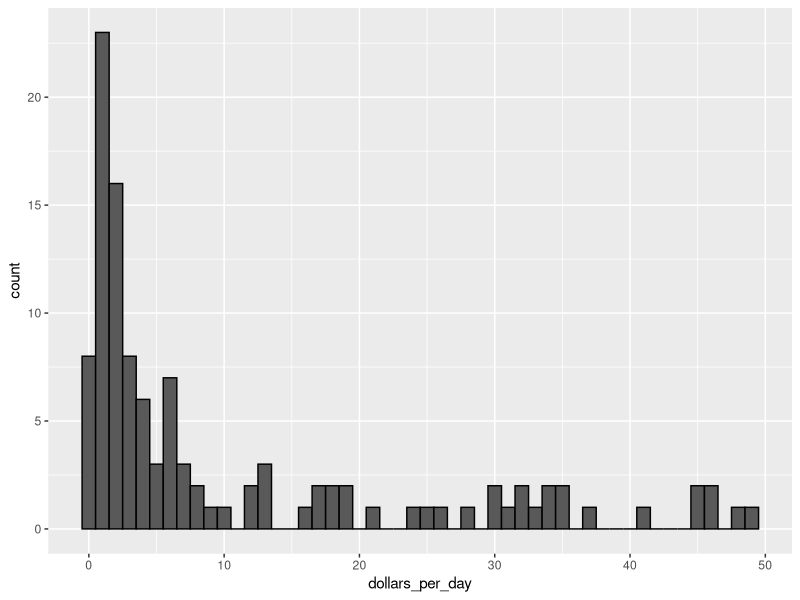
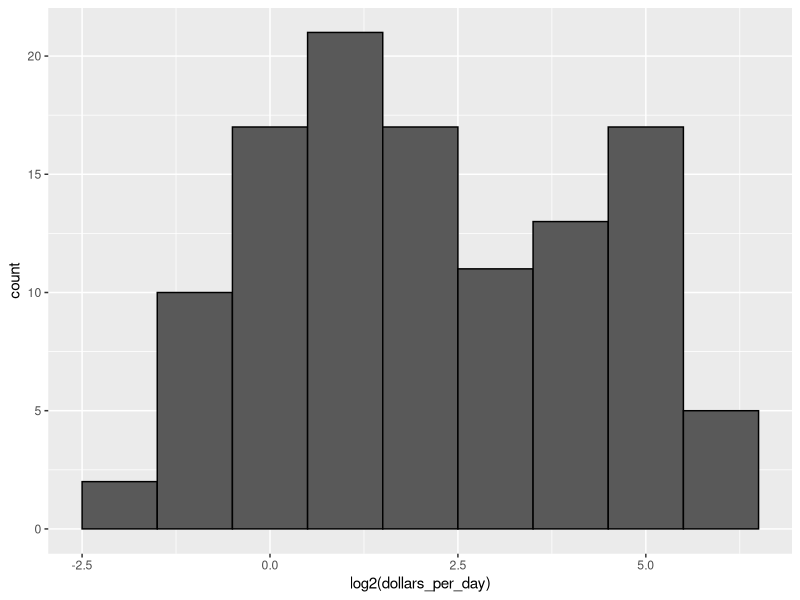
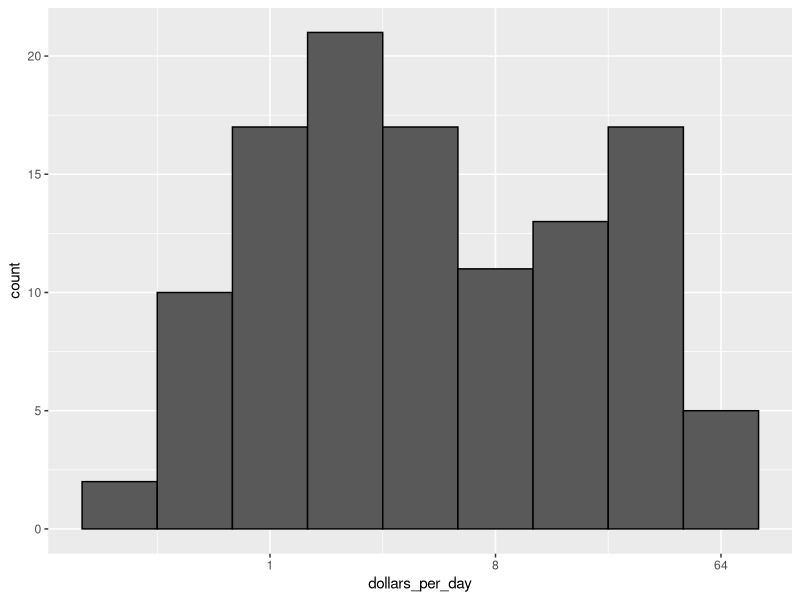

Write the R code that produced these figures, in order.
library(tidyverse)
library(dslabs)

data("gapminder")

#transformations

gapminder <- gapminder%>% 
  mutate(dollars_per_day = gdp/population/365)

past_year <- 1970
p <- gapminder %>% 
  filter(year == past_year & !is.na(gdp)) %>%
  ggplot(aes(dollars_per_day)) +
  geom_histogram(binwidth = 1,color='black')

#applying log transformation
q <- gapminder %>% 
  filter(year == past_year & !is.na(gdp)) %>%
  ggplot(aes(log2(dollars_per_day))) +
  geom_histogram(binwidth = 1,color='black')

#scale the axis
#not scaling the data is useful as we retain the original points
r <- gapminder %>% 
  filter(year == past_year & !is.na(gdp)) %>%
  ggplot(aes(dollars_per_day)) +
  geom_histogram(binwidth = 1,color='black')+
  scale_x_continuous(trans = 'log2')

print(p)
print(q)
print(r)
